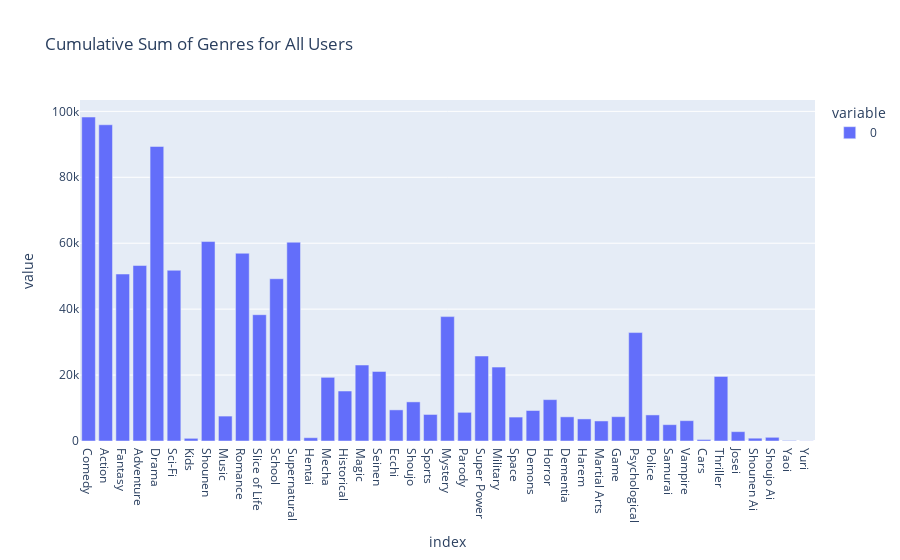

This figure's notebook cell:
### Markdown cell above
## What is Available vs. What People Watch
Let's visualize the genres that users have favorited. We will use a bar chart to get an overview of user preferences.

### Code cell
user_genre_sum = df.drop(['profile', 'gender'], axis=1).sum()
fig = px.bar(user_genre_sum, title='Cumulative Sum of Genres for All Users')
fig.show()

### Figure 1 — Plotly figure (JSON) as saved in the notebook; plotly's stock layout.template omitted (floating-point values rounded to 4 significant figures)
{"data": [{"alignmentgroup": "True", "hovertemplate": "variable=0<br>index=%{x}<br>value=%{y}<extra></extra>", "legendgroup": "0", "marker": {"color": "#636efa", "pattern": {"shape": ""}}, "name": "0", "offsetgroup": "0", "orientation": "v", "showlegend": true, "textposition": "auto", "type": "bar", "x": ["Comedy", "Action", "Fantasy", "Adventure", "Drama", "Sci-Fi", "Kids", "Shounen", "Music", "Romance", "Slice of Life", "School", "Supernatural", "Hentai", "Mecha", "Historical", "Magic", "Seinen", "Ecchi", "Shoujo", "Sports", "Mystery", "Parody", "Super Power", "Military", "Space", "Demons", "Horror", "Dementia", "Harem", "Martial Arts", "Game", "Psychological", "Police", "Samurai", "Vampire", "Cars", "Thriller", "Josei", "Shounen Ai", "Shoujo Ai", "Yaoi", "Yuri"], "xaxis": "x", "y": [98274, 95930, 50655, 53231, 89349, 51793, 812, 60501, 7560, 56953, 38317, 49230, 60311, 1000, 19314, 15161, 23050, 21098, 9440, 11863, 8051, 37731, 8695, 25784, 22412, 7259, 9251, 12551, 7330, 6698, 6078, 7379, 32894, 7908, 4953, 6171, 458, 19600, 2835, 852, 1121, 156, 47], "yaxis": "y"}], "layout": {"barmode": "relative", "legend": {"title": {"text": "variable"}, "tracegroupgap": 0}, "title": {"text": "Cumulative Sum of Genres for All Users"}, "xaxis": {"anchor": "y", "domain": [0, 1], "title": {"text": "index"}}, "yaxis": {"anchor": "x", "domain": [0, 1], "title": {"text": "value"}}}}
